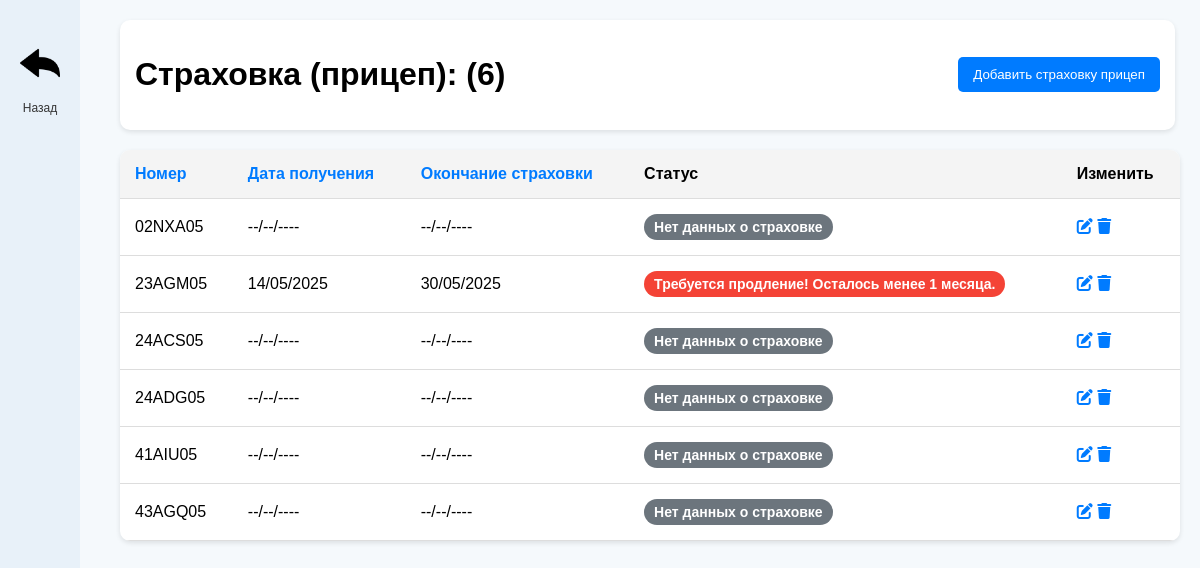
/trailer/, run on the app's committed database.
### visas/models.py (models this page shows, shortened)
class TrailerInsurance(models.Model):
    trailer_number = models.OneToOneField(TrailerNumber, on_delete=models.CASCADE, unique=True, verbose_name="Машина", blank=True, null=True)
    insurance_issue_date = models.DateField(null=True, blank=True, verbose_name="Дата получения страховки")
    insurance_expiry_date = models.DateField(null=True, blank=True, verbose_name="Дата окончания страховки")
    def insurance_status(self):
        if not self.insurance_expiry_date:
            return "Нет данных о страховке"
        today = date.today()
        delta = (self.insurance_expiry_date - today).days
        if delta > 90:
            return "green"
        elif 30 <= delta <= 90:
            return "yellow"
        else:
            return "red"
    def insurance_status_text(self):
        if not self.insurance_expiry_date:
            return "Нет данных о страховке"
        today = date.today()
        delta = (self.insurance_expiry_date - today).days
        if delta > 90:
            return "Всё в порядке. Осталось более 3 месяцев."
        elif 30 <= delta <= 90:
            return "Осталось половина срока. Рекомендуется проверить."
        else:
            return "Требуется продление! Осталось менее 1 месяца."

class TrailerNumber(models.Model):
    number = models.CharField(max_length=20, unique=True, verbose_name="Номер прицепа")
    car_number = models.ForeignKey(CarNumber, related_name="trailers", on_delete=models.CASCADE, null=True, blank=True)
    def __str__(self):
        return self.number

### visas/views.py (the view)
# urls.py: path('trailer/', trailer_insurance_list, name='trailer_insurance_list'),
def trailer_insurance_list(request):
    sort_field = request.GET.get('sort', 'trailer_number')
    sort_order = request.GET.get('order', 'asc')
    insurances = TrailerInsurance.objects.all()
    trailer_number_filter = request.GET.get('trailer_number')
    if trailer_number_filter:
        insurances = insurances.filter(trailer_number__icontains=trailer_number_filter)
    insurance_issue_date_filter = request.GET.get('insurance_issue_date')
    if insurance_issue_date_filter:
        insurances = insurances.filter(insurance_issue_date__lte=insurance_issue_date_filter)
    insurance_expiry_date_filter = request.GET.get('insurance_expiry_date')
    if insurance_expiry_date_filter:
        insurances = insurances.filter(insurance_expiry_date__lte=insurance_expiry_date_filter)
    if sort_field == 'trailer_number':
        if sort_order == 'asc':
            insurances = insurances.order_by('trailer_number')
        else:
            insurances = insurances.order_by('-trailer_number')
    elif sort_field == 'insurance_expiry_date':
        if sort_order == 'asc':
            insurances = insurances.order_by('insurance_expiry_date')
        else:
            insurances = insurances.order_by('-insurance_expiry_date')
    elif sort_field == 'insurance_issue_date':
        if sort_order == 'asc':
            insurances = insurances.order_by('insurance_issue_date')
        else:
            insurances = insurances.order_by('-insurance_issue_date')
    return render(request, 'visas/trailer_insurance_list.html', {
        'insurances': insurances,
        'sort_field': sort_field,
        'sort_order': sort_order
    })

### visas/templates/visas/trailer_insurance_list.html (shortened to what this page needs)
<!DOCTYPE html>
<html lang="en">
<head>
    {% load static %}
    <link rel="stylesheet" href="https://cdnjs.cloudflare.com/ajax/libs/font-awesome/6.0.0/css/all.min.css">
</head>
<body>
    <div class="container">
        <div class="sidebar">
            <a href="{% url 'index' %}">
                <img src="{% static 'images/back_icon.png' %}" alt="Люди и Машины">
                <span>Назад</span>
            </a>
        </div>
        <div class="content">
            <div class="header">
                <h1>Страховка (прицеп): ({{ insurances.count }})</h1>
                <a href="{% url 'trailer_insurance_create' %}"><button class="btn">Добавить страховку прицеп</button></a>
            </div>
            <div class="table-container">
                <table>
                    <thead>
                        <tr>
                            <th><a href="?sort=trailer_number&order={% if sort_order == 'asc' %}desc{% else %}asc{% endif %}">Номер</a></th>
                            <th><a href="?sort=insurance_issue_date&order={% if sort_order == 'asc' %}desc{% else %}asc{% endif %}">Дата получения</a></th>
                            <th><a href="?sort=insurance_expiry_date&order={% if sort_order == 'asc' %}desc{% else %}asc{% endif %}">Окончание страховки</a></th>
                            <th>Статус</th>
                            <th>Изменить</th>
                        </tr>
                    </thead>
                    <tbody>
                        {% for insurance in insurances %}
                        <tr>
                            <td>{{ insurance.trailer_number }}</td>
                            <td>{{ insurance.insurance_issue_date|date:"d/m/Y"|default:"--/--/----" }}</td>
                            <td>{{ insurance.insurance_expiry_date|date:"d/m/Y"|default:"--/--/----" }}</td>
                            <td>
                                <div class="status {% if insurance.insurance_status == 'green' %}green{% elif insurance.insurance_status == 'yellow' %}yellow{% elif insurance.insurance_status == 'red' %}red{% else %}gray{% endif %}">
                                    {{ insurance.insurance_status_text }}
                                </div>
                            </td>
                            <td class="actions">
                                <a href="{% url 'trailer_insurance_update' insurance.pk %}"><i class="fas fa-edit"></i></a>
                                <a href="{% url 'trailer_insurance_delete' insurance.pk %}"><i class="fas fa-trash"></i></a>
                            </td>
                        </tr>
                        {% endfor %}
                    </tbody>
                </table>
            </div>
        </div>
    </div>
</body>
</html>

### visas/templates/visas/trailer_insurance_list.html (style rules this page uses)
body { font-family: Arial, sans-serif; margin: 0; padding: 0; background-color: #f5f9fc; }
.container { display: flex; position: relative; }
.sidebar { width: 80px; background-color: #e8f1f9; height: 100vh; display: flex; flex-direction: column; align-items: center; padding-top: 20px; position: fixed; top: 0; left: 0; z-index: 1000; }
.sidebar a { margin: 15px 0; color: #333; font-size: 20px; text-decoration: none; display: flex; align-items: center; justify-content: center; width: 60px; height: 60px; border-radius: 12px; transition: background 0.3s; position: relative; }
.sidebar a img { width: 40px; height: 40px; margin-bottom: 5px; }
.sidebar a span { font-size: 12px; position: absolute; bottom: -20px; left: 50%; transform: translateX(-50%); color: #333; }
.content { flex-grow: 1; padding: 20px; margin-left: 100px; }
.header { position: sticky; top: 0; left: 100px; width: calc(100% - 35px); display: flex; justify-content: space-between; align-items: center; background-color: white; padding: 15px; border-radius: 10px; box-shadow: 0px 2px 5px rgba(0, 0, 0, 0.1); z-index: 999; }
.btn { background-color: #007bff; color: white; border: none; padding: 10px 15px; border-radius: 5px; cursor: pointer; text-decoration: none; }
table { width: 100%; border-collapse: collapse; margin-top: 20px; background: white; border-radius: 10px; overflow: hidden; box-shadow: 0px 2px 5px rgba(0,0,0,0.1); }
th, td { padding: 15px; border-bottom: 1px solid #ddd; text-align: left; }
th { background-color: #f4f4f4; }
.status { padding: 5px 10px; border-radius: 15px; font-size: 14px; font-weight: bold; text-align: center; display: inline-block; width: auto; }
.red { background-color: #f44336; color: white; }
.gray { background-color: #6c757d; color: white; }
a { text-decoration: none; color: inherit; }
th a, td a i { color: #007bff; transition: color 0.3s; }

### data on the page
TrailerInsurance: trailer_number "02NXA05", insurance_issue_date "--/--/----", insurance_expiry_date "--/--/----", insurance_status_text "Нет данных о страховке"
TrailerInsurance: trailer_number "23AGM05", insurance_issue_date "14/05/2025", insurance_expiry_date "30/05/2025", insurance_status_text "Требуется продление! Осталось менее 1 месяца."
TrailerInsurance: trailer_number "24ACS05", insurance_issue_date "--/--/----", insurance_expiry_date "--/--/----", insurance_status_text "Нет данных о страховке"
TrailerInsurance: trailer_number "24ADG05", insurance_issue_date "--/--/----", insurance_expiry_date "--/--/----", insurance_status_text "Нет данных о страховке"
TrailerInsurance: trailer_number "41AIU05", insurance_issue_date "--/--/----", insurance_expiry_date "--/--/----", insurance_status_text "Нет данных о страховке"
TrailerInsurance: trailer_number "43AGQ05", insurance_issue_date "--/--/----", insurance_expiry_date "--/--/----", insurance_status_text "Нет данных о страховке"

### other printed values
{{ insurances.count }} "6"
